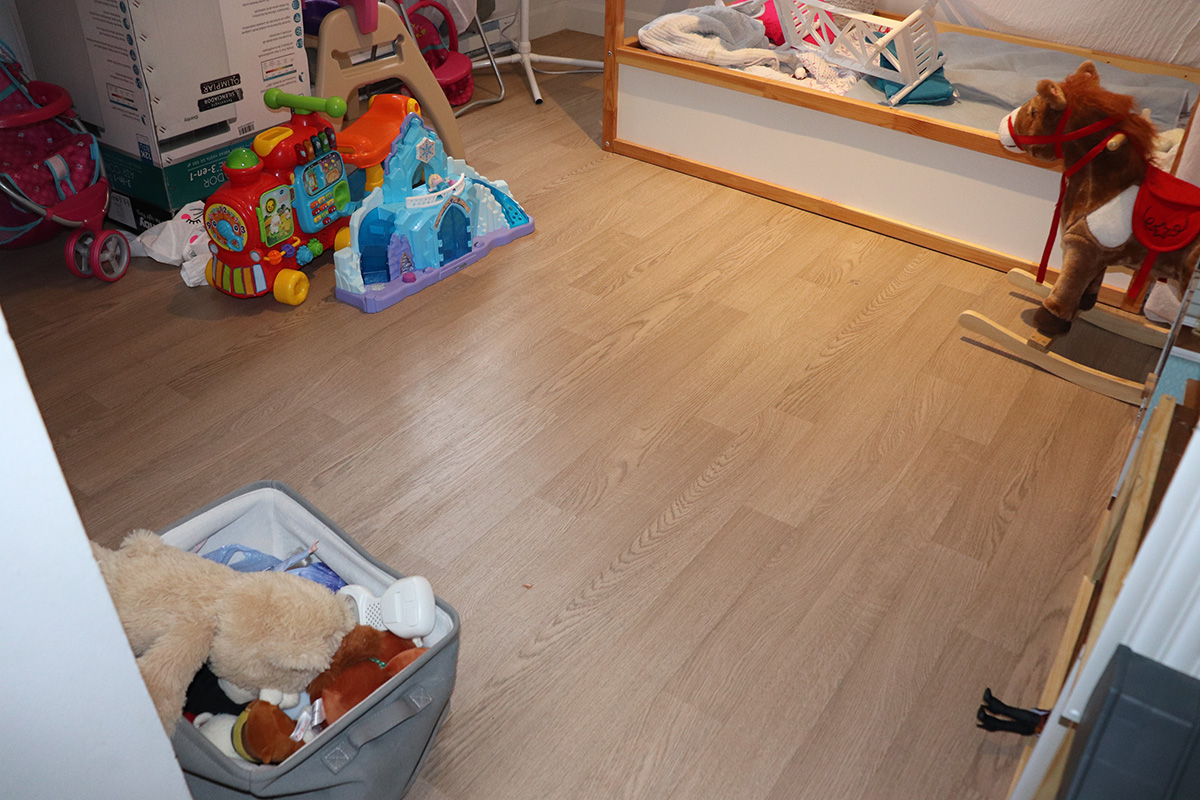
#> input picture Images_1200/Chambre/Reference.jpg, 1200 x 800 px
$ python difference.py
#> lines starting #> are read from the running program, lines starting #| are printed output that depends on the picture; after the words box and inside, x2 and y2 are one past the last pixel; in counts of white or black regions, pixels touching at a corner belong together
import numpy as np

import  cv2

def difference_filtered(ref_path, im_path):
#> called with ref_path = 'Images_1200/Chambre/Reference.jpg', im_path = 'Images_1200/Chambre/IMG_6568.jpg'
    imRef = cv2.imread(ref_path)
#> imRef is the input picture: shape (800, 1200, 3); mean B, G, R 105.2, 120.8, 145.9
    imRef = histEqualizing(imRef) # egalise luminance
    imRef = cv2.cvtColor(imRef, cv2.COLOR_BGR2GRAY)
#> imRef: shape (800, 1200)
    blurredRef = cv2.GaussianBlur(imRef, (7, 7), 0)

    imNew = cv2.imread(im_path)
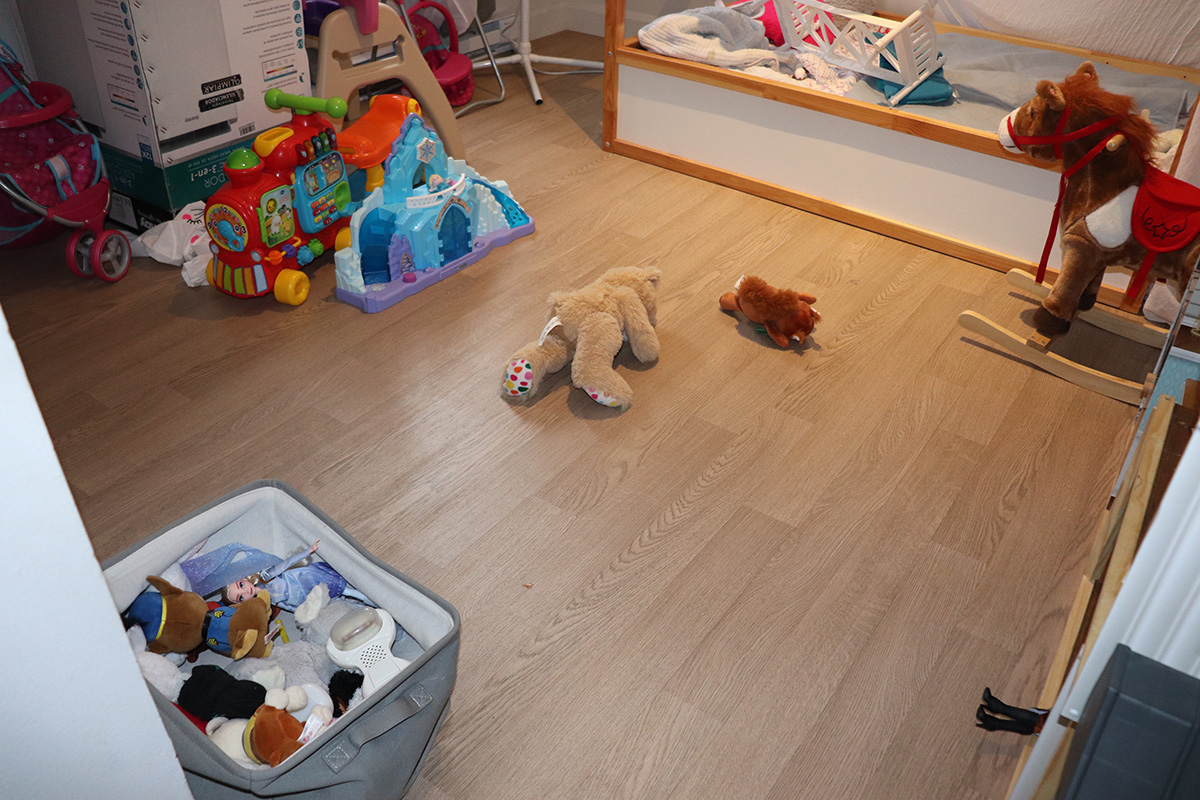
#> input picture Images_1200/Chambre/IMG_6568.jpg, 1200 x 800 px
#> imNew is the input picture: shape (800, 1200, 3); mean B, G, R 104.2, 119, 143.4
    imNew = histEqualizing(imNew) # egalise luminance
#> in histEqualizing (call 2), `eq_L = cv2.equalizeHist(L)`:
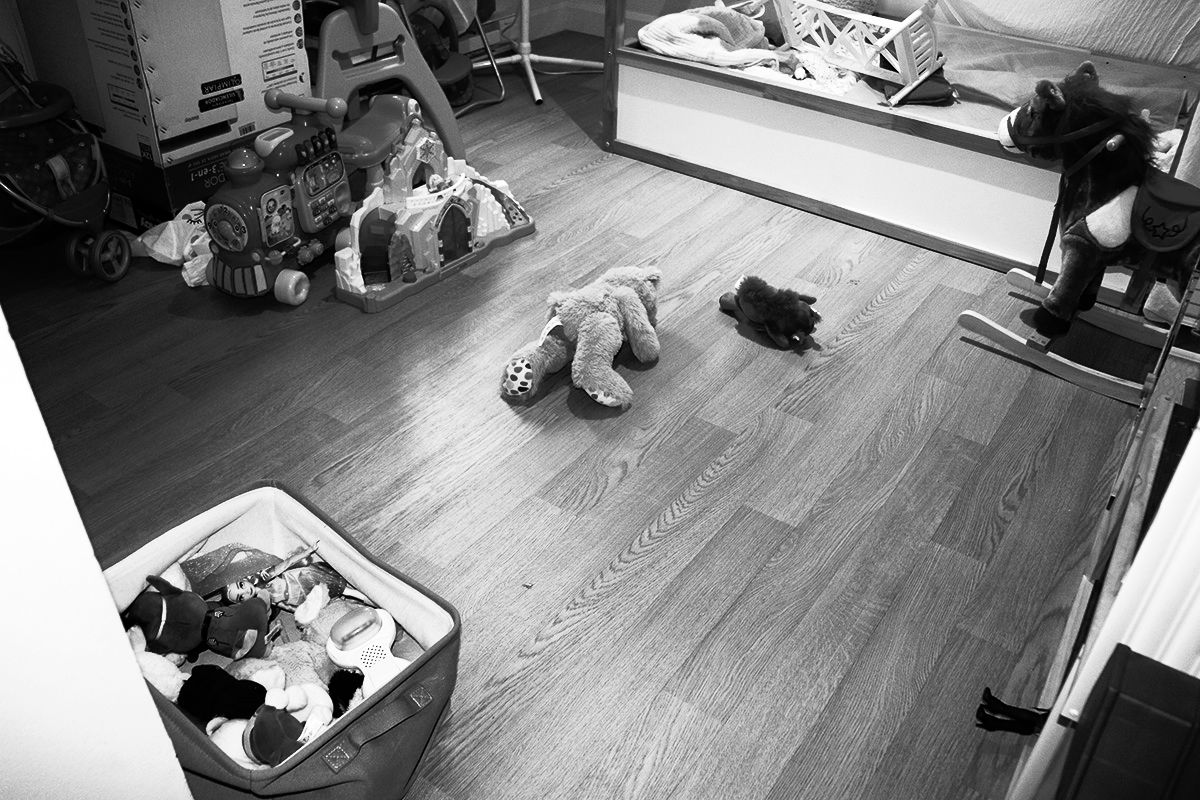
#> eq_L: shape (800, 1200); min 0, max 255, mean 128.4
#> in histEqualizing (call 2), `eq_image = cv2.cvtColor(cv2.merge([eq_L, A, B]), cv2.COLOR_LAB2BGR)`:
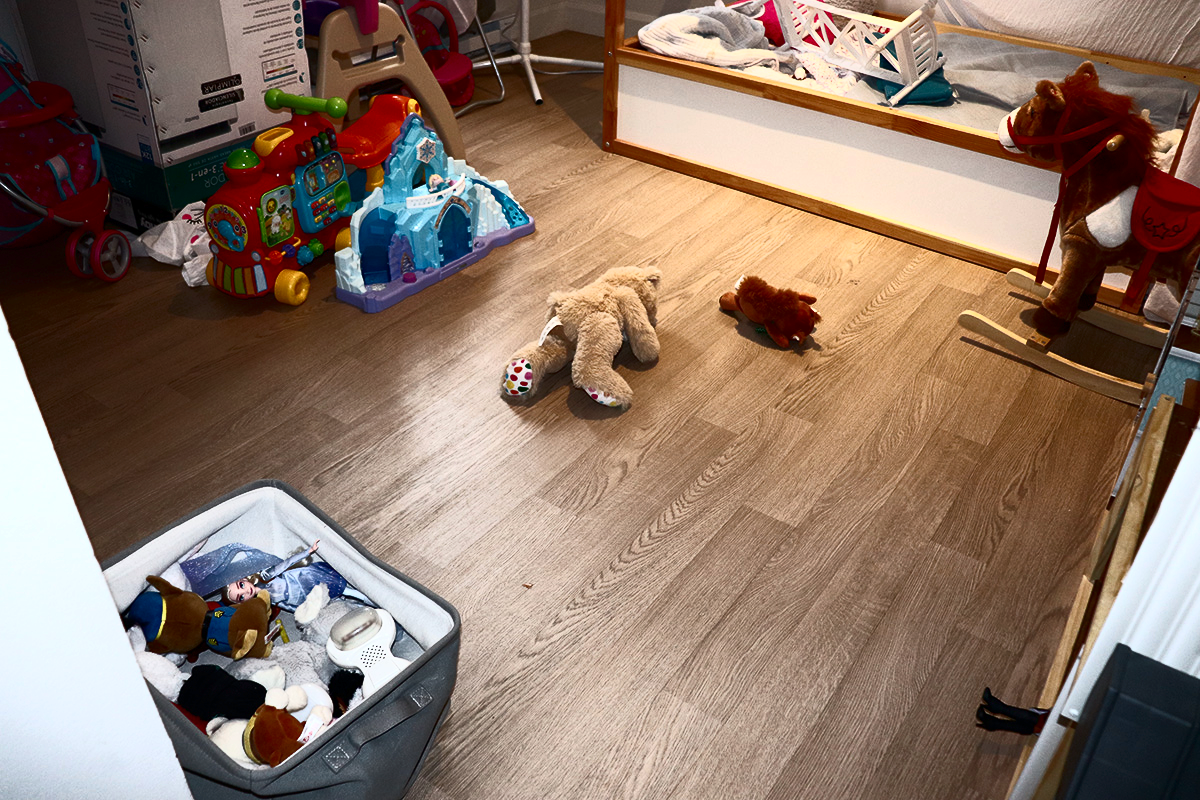
#> eq_image: shape (800, 1200, 3); mean B, G, R 103.1, 117.9, 141
    imNew = cv2.cvtColor(imNew, cv2.COLOR_BGR2GRAY)
#> imNew: shape (800, 1200)
    blurredNew = cv2.GaussianBlur(imNew , (7, 7), 0)

    #Soustraction
    grayDiff = cv2.absdiff(blurredRef, blurredNew)

    #Debruitage
    return cv2.bilateralFilter(grayDiff, 15, 32, 64)

def hist_color_img(img):
    """ 3-channel image"""
    histr = []
    histr.append(cv2.calcHist([img], [0], None, [256], [0, 256]))
    histr.append(cv2.calcHist([img], [1], None, [256], [0, 256]))
    histr.append(cv2.calcHist([img], [2], None, [256], [0, 256]))
    return histr

def histEqualizing(im) :
    L, A, B = cv2.split(cv2.cvtColor(im, cv2.COLOR_BGR2Lab))
    eq_L = cv2.equalizeHist(L)
    eq_image = cv2.cvtColor(cv2.merge([eq_L, A, B]), cv2.COLOR_LAB2BGR)
    return eq_image


def thresholding(im):
    #Elimination des points faibles (suppression si < 40)
    ret, pre_pass = cv2.threshold(im, 30, 255, cv2.THRESH_TOZERO)

    # Threshold Adaptatif
    thresh = cv2.adaptiveThreshold(pre_pass, 255, cv2.ADAPTIVE_THRESH_MEAN_C, cv2.THRESH_BINARY, 19, -2)
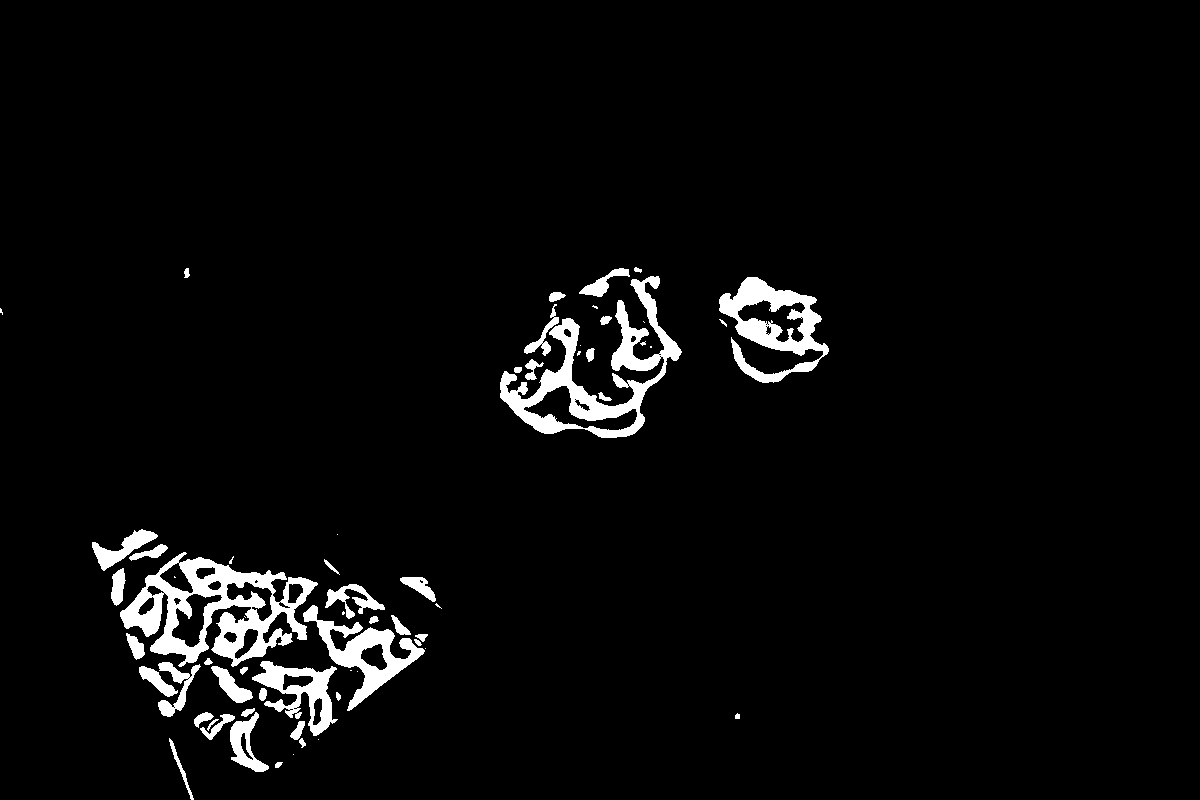
#> thresh: shape (800, 1200); 3.8% white; 62 white regions (18 under 20 px), largest, box (x1, y1, x2, y2) and area: (120, 552, 318, 667) 9033, (500, 276, 682, 438) 7734, (719, 277, 829, 383) 4683

    return thresh

if __name__ == '__main__':
    # Etape 1 : Différence
    im = difference_filtered("Images_1200/Chambre/Reference.jpg", "Images_1200/Chambre/IMG_6568.jpg")
    # Etape 2 : Threshold
    im = thresholding(im)
    cv2.imshow("resultat", im)
    cv2.waitKey(0)
    cv2.destroyAllWindows()
